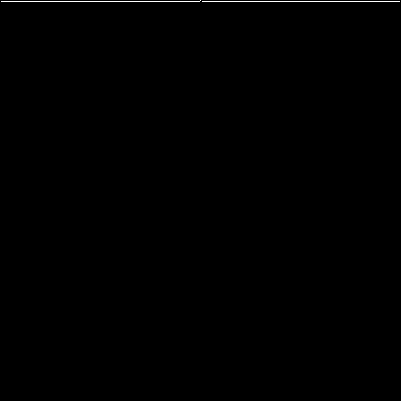
Frame 1 (no input)
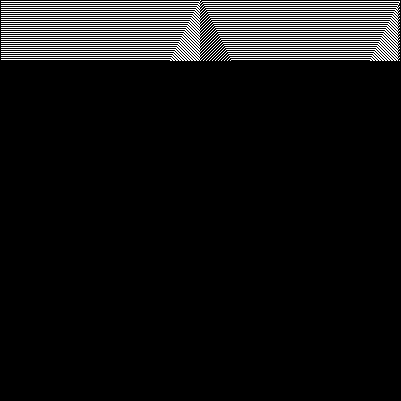
Frame 60 (the mouse pressed at the canvas centre just before this capture)
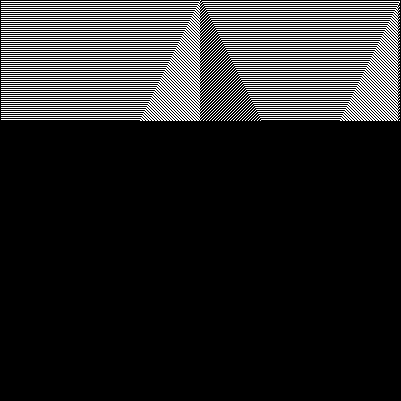
Frame 120 (the mouse held since frame 60 and released just before this capture)

The Processing sketch that drew these frames (run headless with seeded random() and noise(); from frame 60 on, the mouse is pressed at the canvas centre):

// Processing sketch: processing_172416
// ── processing_172416.pde

int[] rules = { 0, 1, 1, 0, 0, 0, 1, 1 };
int gen = 1; // Generation
color on = color(255);
color off = color(0);
  
void setup() {
  size(401, 401);
  frameRate(30);
  background(0);
  set(width/2, 0, on);
}

int Rules(color a, color b, color c) {
  if ((a == on ) && (b == on ) && (c == on )) { return rules[0]; }
  if ((a == on ) && (b == on ) && (c == off)) { return rules[1]; }
  if ((a == on ) && (b == off) && (c == on )) { return rules[2]; }
  if ((a == on ) && (b == off) && (c == off)) { return rules[3]; }
  if ((a == off) && (b == on ) && (c == on )) { return rules[4]; }
  if ((a == off) && (b == on ) && (c == off)) { return rules[5]; }
  if ((a == off) && (b == off) && (c == on )) { return rules[6]; }
  if ((a == off) && (b == off) && (c == off)) { return rules[7]; }
  return 0;
}

void draw() {
  
  
  for (int i = 1; i < width-1; i++) {
    int left = get(i-1, gen-1); // Left neighbor
    int me = get(i, gen-1); // Current pixel
    int right = get(i+1, gen-1); // Right neighbor
    if (Rules(left, me, right) == 1) {
      set(i, gen, on);
    }
  }
  gen++; 
  if (gen > height-1) { // If reached the bottom of the screen,
    noLoop(); 
  }
}
